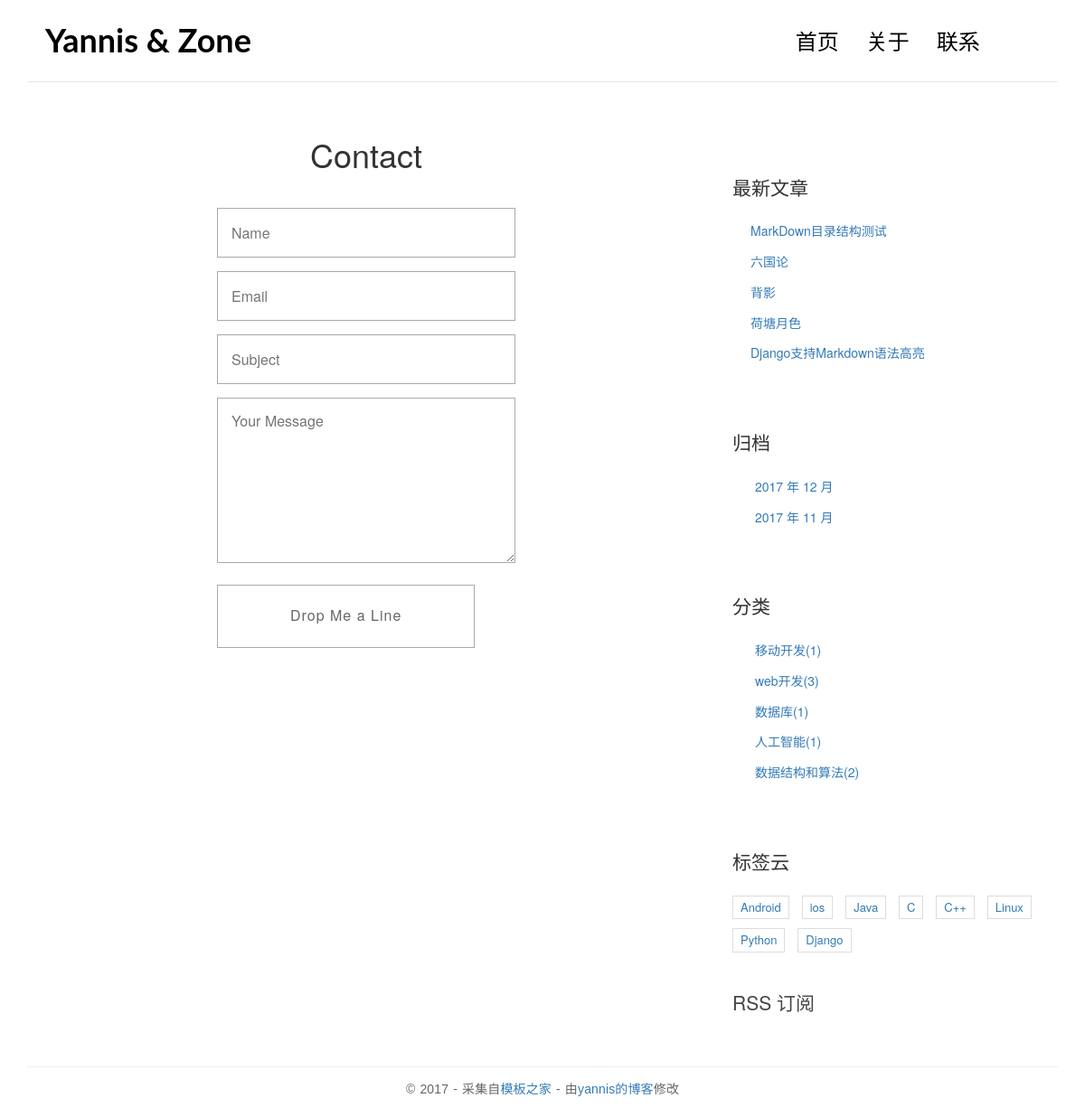
Page /contact/ on the committed database.
### blog/models.py (models this page shows, shortened)
class Post(models.Model):
	title = models.CharField(max_length = 100)
	body = models.TextField()
	create_time = models.DateTimeField()
	modified_time = models.DateTimeField()
	excerpt = models.CharField(max_length=200, blank = True)
	category = models.ForeignKey(Category)
	tags = models.ManyToManyField(Tag,blank = True)
	author = models.ForeignKey(User)
	views  = models.PositiveIntegerField(default=0)
	def get_absolute_url(self):
		return reverse('blog:detail',kwargs={'pk':self.pk})
	class Meta:
		ordering = ['-create_time']

class Category(models.Model):
	name = models.CharField(max_length = 100)

class Tag(models.Model):
	name = models.CharField(max_length = 100)

### blog/views.py (the view)
# urls.py: url(r'^contact/$',views.contact,name='contact'),
def contact(request):
	return render(request,'blog/contact.html')

### blog/templatetags/blog_tags.py (called while the page is built)
@register.simple_tag
def get_recent_posts(num=5):
    return Post.objects.all().order_by('-create_time')[:num]

@register.simple_tag
def archives():
    return Post.objects.dates('create_time','month',order='DESC')

@register.simple_tag
def get_categories():
    return Category.objects.annotate(num_posts=Count('post')).filter(num_posts__gt=0)

@register.simple_tag
def get_tags():
    return Tag.objects.annotate(num_posts = Count('post')).filter(num_posts__gt=0)

### templates/blog/contact.html
{% extends 'base.html' %}
					{% block main %}
						<h1 class="page-title">Contact</h1>
						<article class="post">
							<div class="entry-content clearfix">
								<form action="#" method="post" class="contact-form">
									<div class="row">
										<div class="col-md-6 col-md-offset-3">
											<input type="text" name="name" placeholder="Name" required>
											<input type="email" name="email" placeholder="Email" required>
											<input type="text" name="subject" placeholder="Subject" required>
											<textarea name="message" rows="7" placeholder="Your Message" required></textarea>
											<button class="btn-send btn-5 btn-5b ion-ios-paperplane"><span>Drop Me a Line</span></button>
										</div>
									</div>
								</form>
							</div>
						</article>
					{% endblock main %}

### templates/base.html (shortened to what this page needs)
{% load staticfiles %}
{% load blog_tags %}
<!DOCTYPE html>
<html>
<head>
    <link rel="stylesheet" href="http://code.ionicframework.com/ionicons/2.0.1/css/ionicons.min.css">
	<link rel="stylesheet" href="{% static 'blog/css/pace.css' %}">
    <link rel="stylesheet" href="{% static 'blog/css/custom.css' %}">
	<link rel="stylesheet" href="{% static 'blog/css/highlights/github.css' %}">
	<link href="https://cdn.bootcss.com/bootstrap/3.3.7/css/bootstrap.min.css" rel="stylesheet">
</head>
<body>
<div class="container">
    <header id="site-header">
        <div class="row">
            <div class="col-md-4 col-sm-5 col-xs-8">
                <div class="logo">
                    <h1><a href="{% url 'blog:index' %}"><b>Yannis &amp; Zone</b></a></h1>
                </div>
            </div>
            <div class="col-md-8 col-sm-7 col-xs-4">
                <nav class="main-nav" role="navigation">
                    <div class="collapse navbar-collapse" id="bs-example-navbar-collapse-1">
                        <ul class="nav navbar-nav navbar-right">
                            <li class="cl-effect-11"><a href="{% url 'blog:index' %}" data-hover="首页">首页</a></li>
                            <li class="cl-effect-11"><a href="{% url 'blog:about' %}" data-hover="关于">关于</a></li>
                            <li class="cl-effect-11"><a href="{% url 'blog:contact' %}" data-hover="联系">联系</a></li>
                        </ul>
                    </div>
                </nav>
            </div>
        </div>
    </header>
</div>
<div class="content-body">
    <div class="container">
        <div class="row">
			<main class="col-md-8">
				{% block main %}
				{% endblock main %}
			</main>
            <aside class="col-md-4">
                <div class="widget widget-recent-posts">
                    <h3 class="widget-title">最新文章</h3>
					{% get_recent_posts as recent_post_list %}
                    <ul>
					{% for post in recent_post_list %}
                        <li>
                            <a href="{{ post.get_absolute_url }}">{{ post.title }}</a>
                        </li>
                    {% empty %}
					 暂无文章
					{% endfor %}
                    </ul>
                </div>
                <div class="widget widget-archives">
                    <h3 class="widget-title">归档</h3>
					{% archives as date_list %}
                    <ul>
					{% for date in date_list %}
                        <li>
                            <a href="{% url 'blog:archives' date.year date.month %}">{{ date.year }} 年 {{ date.month }} 月</a>
                        </li>
					{% empty %}
					暂无归档
					{% endfor %}
                    </ul>
                </div>
                <div class="widget widget-category">
                    <h3 class="widget-title">分类</h3>
					{% get_categories as category_list %}
                    <ul>
					{% for category in category_list %}
                        <li>
                            <a href="{% url 'blog:category' category.pk %}">{{ category.name }}<span class="post-count">({{ category.num_posts }})</span></a>
                        </li>
                    {% empty %}
					暂无分类
					{% endfor %}
                    </ul>
                </div>
                <div class="widget widget-tag-cloud">
                    <h3 class="widget-title">标签云</h3>
                    {% get_tags as tag_list %}
                    <ul>
                    {% for tag in tag_list %}
                <li>
                    <a href="{% url 'blog:tag' tag.pk %}">{{ tag.name }}</a>
                </li>
                    {% empty %}
                    暂无标签
                    {% endfor %}
                    </ul>
                </div>
                <div class="rss">
                    <a href="{% url 'blog:rss' %}"> RSS 订阅</a>
                </div>
            </aside>
        </div>
    </div>
</div>
<footer id="site-footer">
    <div class="container">
        <div class="row">
            <div class="col-md-12">
                <p class="copyright">&copy 2017 - 采集自<a href="http://www.cssmoban.com/"
                                                        target="_blank" title="模板之家">模板之家</a>
                    - 由<a href="https://github.com/YannisYao/PersonBlog" title="网页模板" target="_blank">yannis的博客</a>修改
                </p>
            </div>
        </div>
    </div>
</footer>
</body>
</html>

### blog/static/blog/css/custom.css (style rules this page uses)
* { outline: none; }
h1, h2, h3, h4, h5, h6 { margin-top: 0; }
b { font-weight: 400; }
a { color: #333; }
body { color: #444; font-family: 'Lato', sans-serif; }
p { font-family: 'Ubuntu', sans-serif; font-weight: 400; word-spacing: 1px; letter-spacing: 0.01em; }
.page-title { text-align: center; }
#site-header { background-color: #FFF; padding: 25px 20px; margin-bottom: 40px; border-bottom: 1px solid #e7e7e7; }
.logo h1 a { color: #000; }
.logo h1 { margin: 0; font-family: 'Lato', sans-serif; font-weight: 300; }
.main-nav { margin-top: 11px; max-width: 95%; }
.main-nav a { color: #000000 !important; padding: 0 0 5px 0 !important; margin-right: 30px; font-family: 'Lato', sans-serif; font-weight: 300; font-size: 24px; }
.cl-effect-11 a { padding: 10px 0; color: #0972b4; text-shadow: none; }
.cl-effect-11 a::before { position: absolute; top: 0; left: 0; overflow: hidden; padding: 0 0 5px 0 !important; max-width: 0; border-bottom: 1px solid #000; color: #000; content: attr(data-hover); white-space: nowrap; -webkit-transition: max-width 0.5s; -moz-transition: max-width 0.5s; transition: max-width 0.5s; }
.content-body { padding-bottom: 4em; }
.post { background: #fff; padding: 30px 30px 0; }
.entry-content { font-size: 18px; line-height: 1.9; font-weight: 300; color: #000; }
.widget { background: #fff; padding: 30px 0 0; }
.widget-title { font-size: 1.5em; margin-bottom: 20px; line-height: 1.6; padding: 10px 0 0; font-weight: 400; }
.widget-recent-posts ul { padding: 0; margin: 0; padding-left: 20px; }
.widget-recent-posts ul li { list-style-type: none; position: relative; line-height: 170%; margin-bottom: 10px; }
.widget-recent-posts ul li::before { content: '\f3d3'; font-family: "Ionicons"; position: absolute; left: -17px; top: 3px; font-size: 16px; color: #000; }
.widget-archives ul { padding: 0; margin: 0; padding-left: 25px; }
.widget-archives ul li { list-style-type: none; position: relative; line-height: 170%; margin-bottom: 10px; }
.widget-archives ul li::before { content: '\f3f3'; font-family: "Ionicons"; position: absolute; left: -25px; top: 1px; font-size: 16px; color: #000; }
.widget-category ul { padding: 0; margin: 0; padding-left: 25px; }
.widget-category ul li { list-style-type: none; position: relative; line-height: 170%; margin-bottom: 10px; }
.widget-category ul li::before { content: '\f3fe'; font-family: "Ionicons"; position: absolute; left: -25px; top: 1px; font-size: 18px; color: #000; }
.widget-tag-cloud ul { padding: 0; margin: 0; margin-right: -10px; }
.widget-tag-cloud ul li { list-style-type: none; font-size: 13px; display: inline-block; margin-right: 10px; margin-bottom: 10px; padding: 3px 8px; border: 1px solid #ddd; }
.rss { font-size: 21px; margin-top: 30px; }
.rss a { color: #444; }
#site-footer { padding-top: 10px; padding: 0 0 1.5em 0; }
.copyright { text-align: center; padding-top: 1em; margin: 0; border-top: 1px solid #eee; color: #666; }
.contact-form input, .comment-form input { border: 1px solid #aaa; margin-bottom: 15px; width: 100%; padding: 15px 15px; font-size: 16px; line-height: 100%; transition: 0.4s border-color linear; }
.contact-form textarea, .comment-form textarea { border: 1px solid #aaa; margin-bottom: 15px; width: 100%; padding: 15px 15px; font-size: 16px; line-height: 20px !important; min-height: 183px; transition: 0.4s border-color linear; }
.btn-send { background: none; border: 1px solid #aaa; cursor: pointer; padding: 25px 80px; display: inline-block; letter-spacing: 1px; position: relative; transition: all 0.3s; }
.btn-5 { color: #666; height: 70px; min-width: 260px; line-height: 15px; font-size: 16px; overflow: hidden; -webkit-backface-visibility: hidden; -moz-backface-visibility: hidden; backface-visibility: hidden; }
.btn-5 span { display: inline-block; width: 100%; height: 100%; -webkit-transition: all 0.3s; -webkit-backface-visibility: hidden; -moz-transition: all 0.3s; -moz-backface-visibility: hidden; transition: all 0.3s; backface-visibility: hidden; }
.btn-5:before { position: absolute; height: 100%; width: 100%; line-height: 2.5; font-size: 180%; -webkit-transition: all 0.3s; -moz-transition: all 0.3s; transition: all 0.3s; }
.btn-5b:before { left: -100%; top: 0; }

### rows in the picture
Post: title "MarkDown目录结构测试"
Post: title "六国论"
Post: title "背影"
Post: title "荷塘月色"
Post: title "Django支持Markdown语法高亮"
Category: name "移动开发", num_posts "1"
Category: name "web开发", num_posts "3"
Category: name "数据库", num_posts "1"
Category: name "人工智能", num_posts "1"
Category: name "数据结构和算法", num_posts "2"
Tag: name "Android"
Tag: name "ios"
Tag: name "Java"
Tag: name "C"
Tag: name "C++"
Tag: name "Linux"
Tag: name "Python"
Tag: name "Django"

### other values in the picture
{{ date.year }} "2017" "2017"
{{ date.month }} "12" "11"
